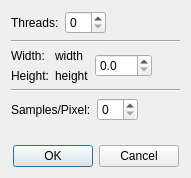
<?xml version="1.0" encoding="UTF-8"?>
<ui version="4.0">
 <class>PathTracingParametersFor3d</class>
 <widget class="QDialog" name="PathTracingParametersFor3d">
  <property name="geometry">
   <rect>
    <x>0</x>
    <y>0</y>
    <width>191</width>
    <height>178</height>
   </rect>
  </property>
  <property name="windowTitle">
   <string>Dialog</string>
  </property>
  <layout class="QVBoxLayout" name="verticalLayout">
   <item>
    <layout class="QHBoxLayout" name="horizontalLayout">
     <item>
      <layout class="QFormLayout" name="formLayout_2">
       <item row="0" column="0">
        <widget class="QLabel" name="label">
         <property name="text">
          <string>Threads:</string>
         </property>
        </widget>
       </item>
       <item row="0" column="1">
        <widget class="QSpinBox" name="spinBox_thread_count"/>
       </item>
      </layout>
     </item>
     <item>
      <spacer name="horizontalSpacer">
       <property name="orientation">
        <enum>Qt::Horizontal</enum>
       </property>
       <property name="sizeHint" stdset="0">
        <size>
         <width>40</width>
         <height>20</height>
        </size>
       </property>
      </spacer>
     </item>
    </layout>
   </item>
   <item>
    <widget class="Line" name="line">
     <property name="orientation">
      <enum>Qt::Horizontal</enum>
     </property>
    </widget>
   </item>
   <item>
    <layout class="QHBoxLayout" name="horizontalLayout_2">
     <item>
      <layout class="QFormLayout" name="formLayout">
       <item row="0" column="0">
        <widget class="QLabel" name="label_2">
         <property name="text">
          <string>Width:</string>
         </property>
        </widget>
       </item>
       <item row="0" column="1">
        <widget class="QLabel" name="label_width">
         <property name="text">
          <string>width</string>
         </property>
        </widget>
       </item>
       <item row="1" column="0">
        <widget class="QLabel" name="label_3">
         <property name="text">
          <string>Height:</string>
         </property>
        </widget>
       </item>
       <item row="1" column="1">
        <widget class="QLabel" name="label_height">
         <property name="text">
          <string>height</string>
         </property>
        </widget>
       </item>
      </layout>
     </item>
     <item>
      <widget class="QDoubleSpinBox" name="doubleSpinBox_image_size">
       <property name="decimals">
        <number>1</number>
       </property>
      </widget>
     </item>
     <item>
      <spacer name="horizontalSpacer_2">
       <property name="orientation">
        <enum>Qt::Horizontal</enum>
       </property>
       <property name="sizeHint" stdset="0">
        <size>
         <width>40</width>
         <height>20</height>
        </size>
       </property>
      </spacer>
     </item>
    </layout>
   </item>
   <item>
    <widget class="Line" name="line_2">
     <property name="orientation">
      <enum>Qt::Horizontal</enum>
     </property>
    </widget>
   </item>
   <item>
    <layout class="QHBoxLayout" name="horizontalLayout_3">
     <item>
      <widget class="QLabel" name="label_4">
       <property name="text">
        <string>Samples/Pixel:</string>
       </property>
      </widget>
     </item>
     <item>
      <widget class="QSpinBox" name="spinBox_samples_per_pixel"/>
     </item>
     <item>
      <spacer name="horizontalSpacer_3">
       <property name="orientation">
        <enum>Qt::Horizontal</enum>
       </property>
       <property name="sizeHint" stdset="0">
        <size>
         <width>40</width>
         <height>20</height>
        </size>
       </property>
      </spacer>
     </item>
    </layout>
   </item>
   <item>
    <spacer name="verticalSpacer">
     <property name="orientation">
      <enum>Qt::Vertical</enum>
     </property>
     <property name="sizeHint" stdset="0">
      <size>
       <width>20</width>
       <height>40</height>
      </size>
     </property>
    </spacer>
   </item>
   <item>
    <widget class="QDialogButtonBox" name="buttonBox">
     <property name="orientation">
      <enum>Qt::Horizontal</enum>
     </property>
     <property name="standardButtons">
      <set>QDialogButtonBox::Cancel|QDialogButtonBox::Ok</set>
     </property>
     <property name="centerButtons">
      <bool>true</bool>
     </property>
    </widget>
   </item>
  </layout>
 </widget>
 <resources/>
 <connections>
  <connection>
   <sender>buttonBox</sender>
   <signal>accepted()</signal>
   <receiver>PathTracingParametersFor3d</receiver>
   <slot>accept()</slot>
   <hints>
    <hint type="sourcelabel">
     <x>248</x>
     <y>254</y>
    </hint>
    <hint type="destinationlabel">
     <x>157</x>
     <y>274</y>
    </hint>
   </hints>
  </connection>
  <connection>
   <sender>buttonBox</sender>
   <signal>rejected()</signal>
   <receiver>PathTracingParametersFor3d</receiver>
   <slot>reject()</slot>
   <hints>
    <hint type="sourcelabel">
     <x>316</x>
     <y>260</y>
    </hint>
    <hint type="destinationlabel">
     <x>286</x>
     <y>274</y>
    </hint>
   </hints>
  </connection>
 </connections>
</ui>
